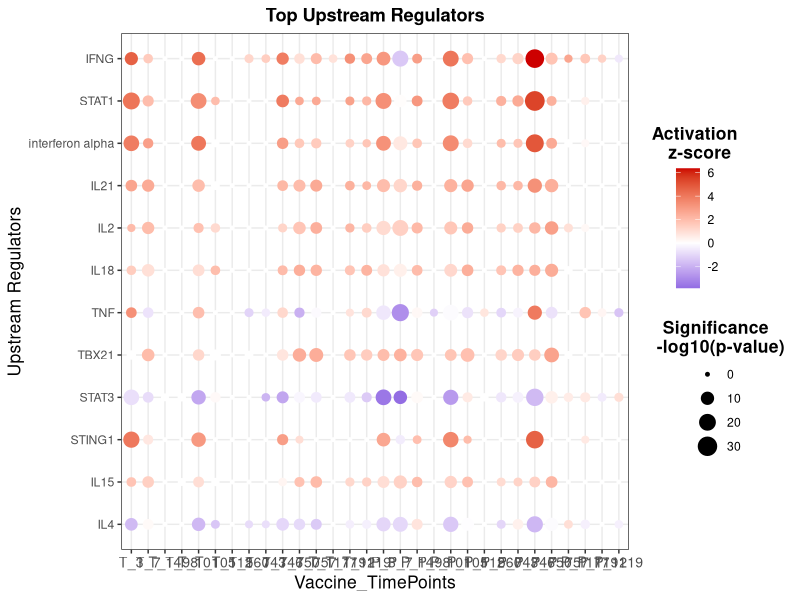

Write the R code that produced this figure.
#Below are codes to make the plot for the IPA upstream regulators analysis results.
library(ggplot2)
library(RColorBrewer)
data <- read.csv("TopSharedURs.csv")

#Plot:
ggplot(data, aes(x = Abbre, y = reorder(UpstreamRegulators, abs(Zscore)), color = Zscore, size = Pvalue)) +
  geom_point() +
  theme_bw() +
  theme(axis.text.x = element_text(size=rel(1.15)), axis.title = element_text(size=rel(1.15))) +
  scale_x_discrete(limits=c("T_3", "T_7", "T_14", "T_98", "T_101", "T_105", "T_112", "T_560", "T_743", "T_746", "T_750", "T_757", "T_1177", "T_1191", "T_1219", "P_3", "P_7", "P_14", "P_98", "P_101", "P_105", "P_112", "P_560", "P_743", "P_746", "P_750", "P_757", "P_1177", "P_1191", "P_1219")) +
  xlab("Vaccine_TimePoints") +
  ylab("Upstream Regulators") +
  ggtitle("Top Upstream Regulators") +
  theme(plot.title = element_text(hjust=0.5, face = "bold")) +
  scale_color_gradient2(name = "Activation \n z-score", midpoint = 0, high = "red3", mid = "white", low = "blue3") +
  scale_size(name = "Significance \n -log10(p-value)") +
  theme(legend.title = element_text(size=rel(1.15), hjust=0.5, face="bold"))

#Save as png file (Width = 800 and Height = 400) and pdf file (8.00 and 4.00 inches).